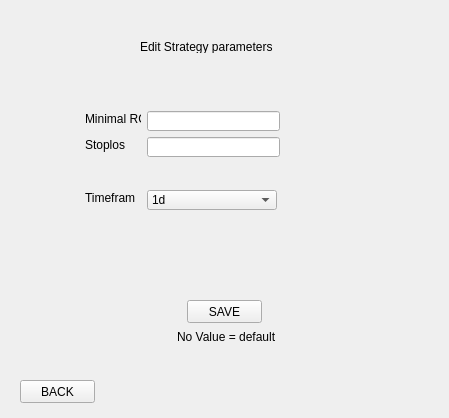
<?xml version="1.0" encoding="UTF-8"?>
<ui version="4.0">
 <class>EditSP</class>
 <widget class="QMainWindow" name="EditSP">
  <property name="geometry">
   <rect>
    <x>0</x>
    <y>0</y>
    <width>449</width>
    <height>418</height>
   </rect>
  </property>
  <property name="windowTitle">
   <string>Edit Strategy Parameters</string>
  </property>
  <widget class="QWidget" name="centralwidget">
   <widget class="QLabel" name="label">
    <property name="geometry">
     <rect>
      <x>140</x>
      <y>40</y>
      <width>140</width>
      <height>13</height>
     </rect>
    </property>
    <property name="text">
     <string>Edit Strategy parameters</string>
    </property>
   </widget>
   <widget class="QLabel" name="label_2">
    <property name="geometry">
     <rect>
      <x>177</x>
      <y>330</y>
      <width>110</width>
      <height>13</height>
     </rect>
    </property>
    <property name="text">
     <string>No Value = default</string>
    </property>
   </widget>
   <widget class="QLabel" name="label_3">
    <property name="geometry">
     <rect>
      <x>85</x>
      <y>111</y>
      <width>56</width>
      <height>16</height>
     </rect>
    </property>
    <property name="text">
     <string>Minimal ROI</string>
    </property>
   </widget>
   <widget class="QLabel" name="label_4">
    <property name="geometry">
     <rect>
      <x>85</x>
      <y>137</y>
      <width>40</width>
      <height>16</height>
     </rect>
    </property>
    <property name="text">
     <string>Stoploss</string>
    </property>
   </widget>
   <widget class="QLabel" name="label_5">
    <property name="geometry">
     <rect>
      <x>85</x>
      <y>190</y>
      <width>50</width>
      <height>16</height>
     </rect>
    </property>
    <property name="text">
     <string>Timeframe</string>
    </property>
   </widget>
   <widget class="QLineEdit" name="lineEdit">
    <property name="geometry">
     <rect>
      <x>147</x>
      <y>111</y>
      <width>133</width>
      <height>20</height>
     </rect>
    </property>
   </widget>
   <widget class="QLineEdit" name="lineEdit_2">
    <property name="geometry">
     <rect>
      <x>147</x>
      <y>137</y>
      <width>133</width>
      <height>20</height>
     </rect>
    </property>
   </widget>
   <widget class="QComboBox" name="comboBox">
    <property name="geometry">
     <rect>
      <x>147</x>
      <y>190</y>
      <width>130</width>
      <height>20</height>
     </rect>
    </property>
    <item>
     <property name="text">
      <string>1d</string>
     </property>
    </item>
   </widget>
   <widget class="QPushButton" name="pushButton">
    <property name="geometry">
     <rect>
      <x>187</x>
      <y>300</y>
      <width>75</width>
      <height>23</height>
     </rect>
    </property>
    <property name="text">
     <string>SAVE</string>
    </property>
   </widget>
   <widget class="QPushButton" name="pushButton_2">
    <property name="geometry">
     <rect>
      <x>20</x>
      <y>380</y>
      <width>75</width>
      <height>23</height>
     </rect>
    </property>
    <property name="text">
     <string>BACK</string>
    </property>
   </widget>
  </widget>
 </widget>
 <resources/>
 <connections/>
</ui>
